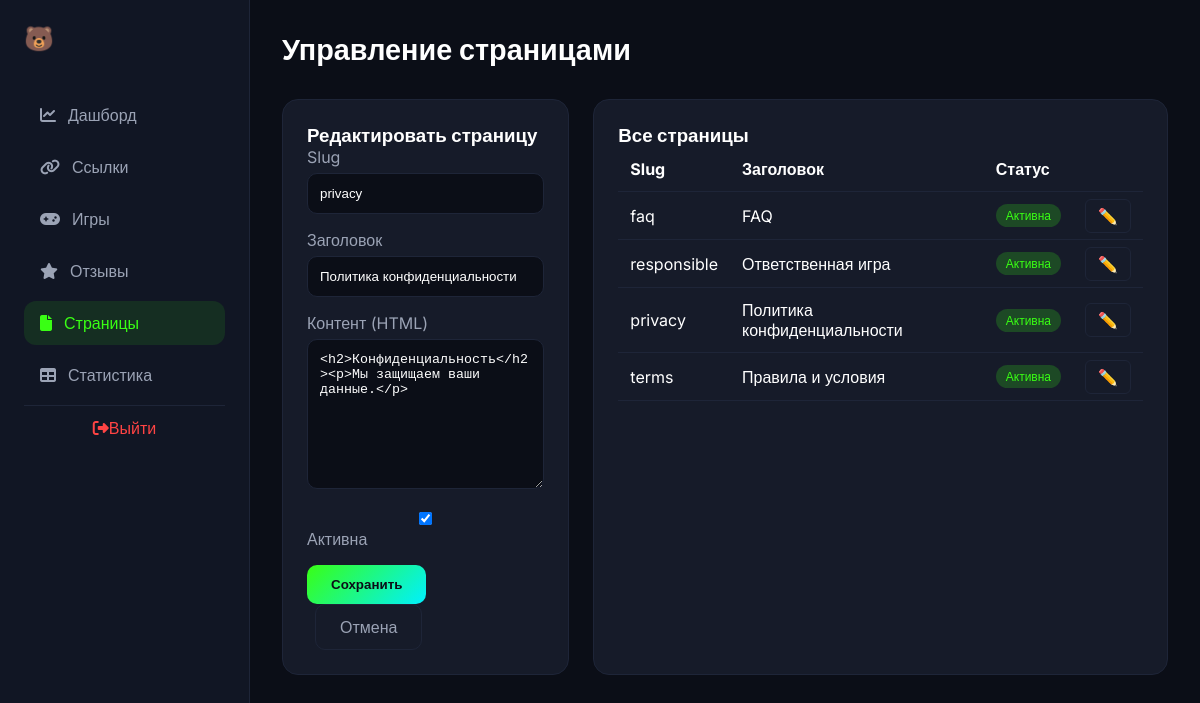
The page /admin/pages.php?edit=2 (signed in) on the database its author committed.
### tables this page shows
CREATE TABLE pages (
    id INT AUTO_INCREMENT PRIMARY KEY,
    slug VARCHAR(50) NOT NULL UNIQUE,
    title VARCHAR(255) NOT NULL,
    content TEXT,
    is_active TINYINT(1) DEFAULT 1,
    created_at TIMESTAMP DEFAULT CURRENT_TIMESTAMP,
    updated_at TIMESTAMP DEFAULT CURRENT_TIMESTAMP ON UPDATE CURRENT_TIMESTAMP
);

### admin/pages.php (the view, shortened to what this page needs)
<?php
$db = getDB(); $message = '';
$pages = $db->query("SELECT * FROM pages ORDER BY id DESC")->fetchAll();
$edit = null;
if (isset($_GET['edit'])) { $stmt = $db->prepare("SELECT * FROM pages WHERE id=?"); $stmt->execute([$_GET['edit']]); $edit = $stmt->fetch(); }
?>
<!DOCTYPE html>
<html lang="ru">
<head>
    <link rel="stylesheet" href="https://cdnjs.cloudflare.com/ajax/libs/font-awesome/6.4.0/css/all.min.css">
</head>
<body>
    <aside class="sidebar">
        <div class="sidebar-logo">🐻</div>
        <ul class="sidebar-nav">
            <li><a href="dashboard.php"><i class="fas fa-chart-line"></i>Дашборд</a></li>
            <li><a href="links.php"><i class="fas fa-link"></i>Ссылки</a></li>
            <li><a href="games.php"><i class="fas fa-gamepad"></i>Игры</a></li>
            <li><a href="reviews.php"><i class="fas fa-star"></i>Отзывы</a></li>
            <li><a href="pages.php" class="active"><i class="fas fa-file"></i>Страницы</a></li>
            <li><a href="stats.php"><i class="fas fa-table"></i>Статистика</a></li>
        </ul>
        <a href="logout.php" class="sidebar-logout"><i class="fas fa-sign-out-alt"></i>Выйти</a>
    </aside>
    <main class="main-content">
        <h1 class="page-title">Управление страницами</h1>
        <div class="content-grid">
            <div class="form-card">
                <h3><?=$edit?'Редактировать':'Добавить'?> страницу</h3>
                <form method="POST">
                    <div class="form-group"><label>Slug</label><input type="text" name="slug" value="<?=$edit['slug']??''?>" <?=$edit?'readonly':''?> required></div>
                    <div class="form-group"><label>Заголовок</label><input type="text" name="title" value="<?=$edit['title']??''?>" required></div>
                    <div class="form-group"><label>Контент (HTML)</label><textarea name="content"><?=$edit['content']??''?></textarea></div>
                    <div class="form-group"><label><input type="checkbox" name="is_active" <?=($edit['is_active']??1)?'checked':''?>> Активна</label></div>
                    <button type="submit" class="btn-save">Сохранить</button>
                    <?php if($edit):?><a href="pages.php" class="btn-cancel">Отмена</a><?php endif;?>
                </form>
            </div>
            <div class="list-card">
                <h3>Все страницы</h3>
                <table>
                    <thead><tr><th>Slug</th><th>Заголовок</th><th>Статус</th><th></th></tr></thead>
                    <tbody>
                        <?php foreach($pages as $p):?>
                        <tr>
                            <td><?=$p['slug']?></td><td><?=htmlspecialchars($p['title'])?></td>
                            <td><span class="badge badge-active"><?=$p['is_active']?'Активна':'Скрыта'?></span></td>
                            <td><a href="?edit=<?=$p['id']?>" class="btn-action">✏️</a></td>
                        </tr>
                        <?php endforeach;?>
                    </tbody>
                </table>
            </div>
        </div>
    </main>
</body>
</html>

### admin/pages.php (style rules this page uses)
* { margin:0;padding:0;box-sizing:border-box }
body { font-family:'Inter',sans-serif;background:#0B0E17;color:#FFF;display:flex;min-height:100vh }
.sidebar { width:250px;background:#111624;border-right:1px solid #1E2538;padding:24px;position:fixed;height:100vh }
.sidebar-logo { font-size:1.5rem;font-weight:700;margin-bottom:40px;color:#39FF14 }
.sidebar-nav { list-style:none }
.sidebar-nav li { margin-bottom:8px }
.sidebar-nav a { display:flex;align-items:center;gap:12px;padding:12px 16px;color:#9BA3B5;text-decoration:none;border-radius:12px }
.sidebar-nav a:hover,.sidebar-nav a.active { background:rgba(57,255,20,0.1);color:#39FF14 }
.sidebar-logout { display:block;padding:12px;text-align:center;color:#ff4444;text-decoration:none;border-top:1px solid #1E2538;margin-top:auto }
.main-content { margin-left:250px;flex:1;padding:32px }
.page-title { font-size:1.8rem;font-weight:700;margin-bottom:32px }
.content-grid { display:grid;grid-template-columns:1fr 2fr;gap:24px }
.form-card,.list-card { background:#161B29;border:1px solid #1E2538;border-radius:16px;padding:24px }
.form-group { margin-bottom:16px }
.form-group label { display:block;color:#9BA3B5;margin-bottom:6px }
.form-group input,.form-group textarea { width:100%;padding:12px;background:#0B0E17;border:1px solid #1E2538;border-radius:10px;color:#FFF }
.form-group textarea { resize:vertical;min-height:150px }
.btn-save { padding:12px 24px;background:linear-gradient(135deg,#39FF14,#00F0FF);border:none;border-radius:10px;color:#0B0E17;font-weight:700;cursor:pointer }
.btn-cancel { padding:12px 24px;background:transparent;border:1px solid #1E2538;border-radius:10px;color:#9BA3B5;cursor:pointer;margin-left:8px;text-decoration:none;display:inline-block }
table { width:100%;border-collapse:collapse }
th,td { padding:12px;text-align:left;border-bottom:1px solid #1E2538 }
.btn-action { padding:6px 12px;border:1px solid #1E2538;border-radius:6px;color:#9BA3B5;text-decoration:none }
.badge { display:inline-block;padding:4px 10px;border-radius:20px;font-size:.75rem }
.badge-active { background:rgba(57,255,20,0.2);color:#39FF14 }

### rows shown on the page
pages: slug "privacy", title "Политика конфиденциальности", content "<h2>Конфиденциальность</h2><p>Мы защищаем ваши данные.</p>", is_active "☑", shows "Активна"
pages: slug "faq", title "FAQ", is_active "Активна"
pages: slug "responsible", title "Ответственная игра", is_active "Активна"
pages: slug "terms", title "Правила и условия", is_active "Активна"
